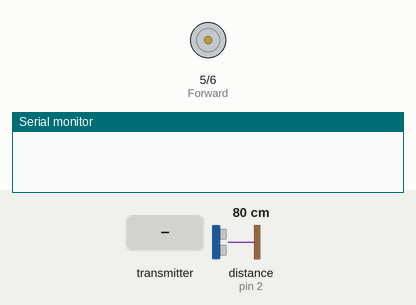
Bench run of a sketch on a simulated Arduino Uno, built with avr-gcc and run on an emulated ATmega328P. On the bench: motor-driver pin pairs drawn as motors (green arrow = first pin HIGH = forward, orange = second pin HIGH = backward, longer = more drive), the last lines printed to the serial monitor. The test bench sets the inputs (shaded band); at power-on: distance to the obstacle (sensor on pin 2) 80 cm. The echo pulse lasts 58.3 µs per cm; no radio packets arrive unless stated.

Above: at 1.2 s.
1.3 s: the transmitter starts sending xDirection = 0
At 2.5 s:
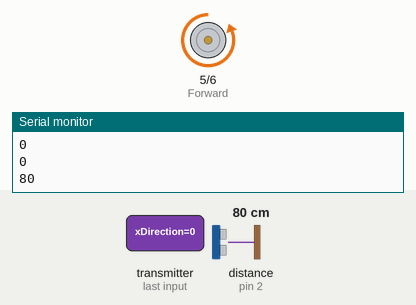
2.9 s: the transmitter starts sending xDirection = 1023
At 4.2 s:
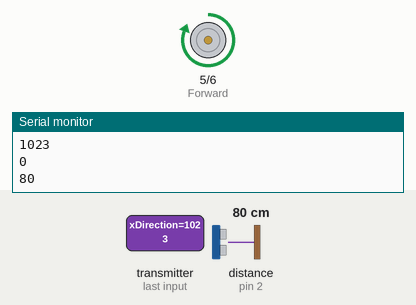
4.5 s: the transmitter starts sending xDirection = 256
At 5.1 s:
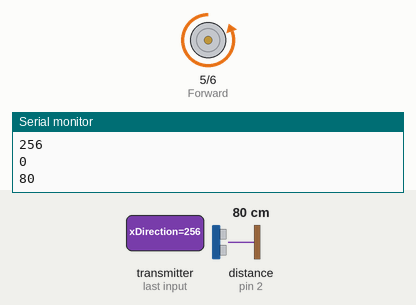
6.0 s: the transmitter starts sending xDirection = 512
At 7.2 s:
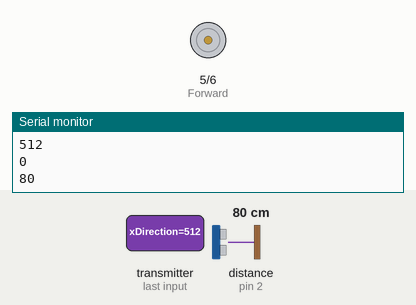
Timing chart, 0 to 8.7 s (numbered marks = the images above; inputs shaded):
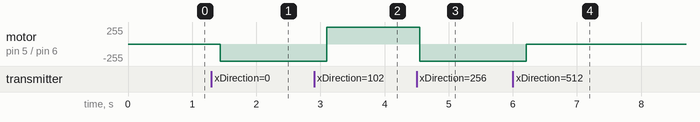

The sketch:

rf24-rover-car-code.ino
```cpp
#include "SR04.h"
#include <SPI.h>
#include <nRF24L01.h>
#include <RF24.h>

#define Forward 5
#define Backward 6
#define trig_pin 2
#define echo_pin 3

SR04 sr04 = SR04(echo_pin,trig_pin);
long a;

struct analogSignals {
  int xDirection = 0;
  int yDirection = 0;
};

bool canGo;

RF24 radio(7, 8); //CE, CSN
const byte addresses[][6] = {"00001", "00002"};

void setup() {
  Serial.begin(9600);
  pinMode(Forward, OUTPUT);
  digitalWrite(Forward, LOW);
  pinMode(Backward, OUTPUT);
  digitalWrite(Backward, LOW);

  canGo = true;

  radio.begin();
  radio.openReadingPipe(0, addresses[1]); // 00002, opposite of transceiver
  radio.setPALevel(RF24_PA_MIN);
  radio.startListening();
}

void forward() {
  digitalWrite(Backward, LOW);
  digitalWrite(Forward, HIGH);
}

void backward() {
  digitalWrite(Forward, LOW);
  digitalWrite(Backward, HIGH);
}
void halt() {
  digitalWrite(Forward, LOW);
  digitalWrite(Backward, LOW);
}

void loop() {
  delay(200);
  if(radio.available()) {
    while(radio.available()) {
      analogSignals package;
      package.xDirection = 0;
      package.yDirection = 0;
      radio.read(&package, sizeof(analogSignals));
      Serial.println(package.xDirection);
      Serial.println(package.yDirection);
      a = sr04.Distance();
      Serial.println(a);
      if(a < 8) {
        canGo = false;
      }
      else {
        canGo = true;
      }
      if(package.xDirection > 600 && canGo == true) { //FORWARD
        forward();
      }
      else if(package.xDirection < 300) { //BACKWARD
        backward();
      }
      else {
        halt();
      }
      //interpret signals
    }
    delay(5);
  }
  else {
    halt();
  }
}
```

Measured:
- after the input at 1.3 s, motor on pin 5 (Forward) / pin 6 (Backward): stopped → backward 255/255 after 0.14 s
- after the input at 2.9 s, motor on pin 5 (Forward) / pin 6 (Backward): backward 255/255 → forward 255/255 after 0.20 s
- after the input at 4.5 s, motor on pin 5 (Forward) / pin 6 (Backward): forward 255/255 → backward 255/255 after 0.05 s
- after the input at 6.0 s, motor on pin 5 (Forward) / pin 6 (Backward): backward 255/255 → stopped after 0.21 s
